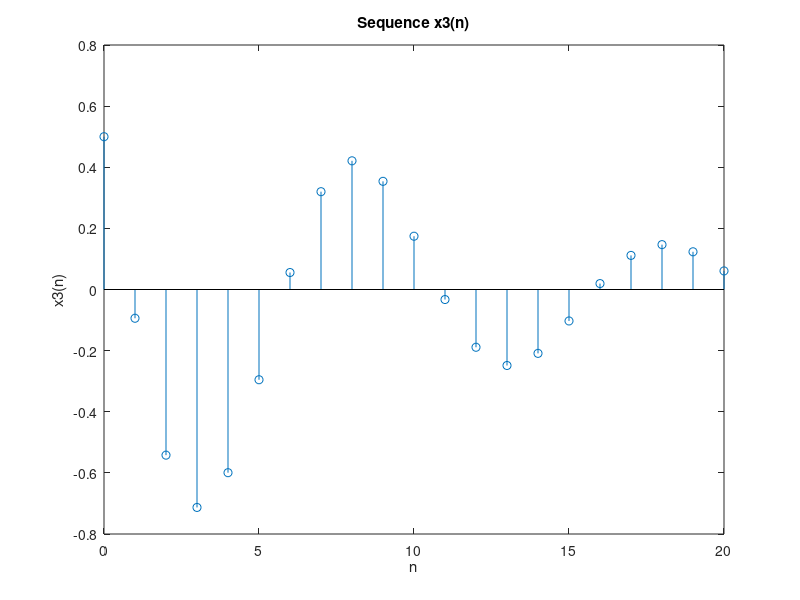

Write MATLAB code to recreate this figure.
clc;
clear;
close all;

n3 = [0:20];
x3 = ((0.9).^n3).*cos(0.2*pi*n3+pi/3);
stem(n3,x3);
xlabel('n'); 
ylabel('x3(n)'); 
title('Sequence x3(n)');